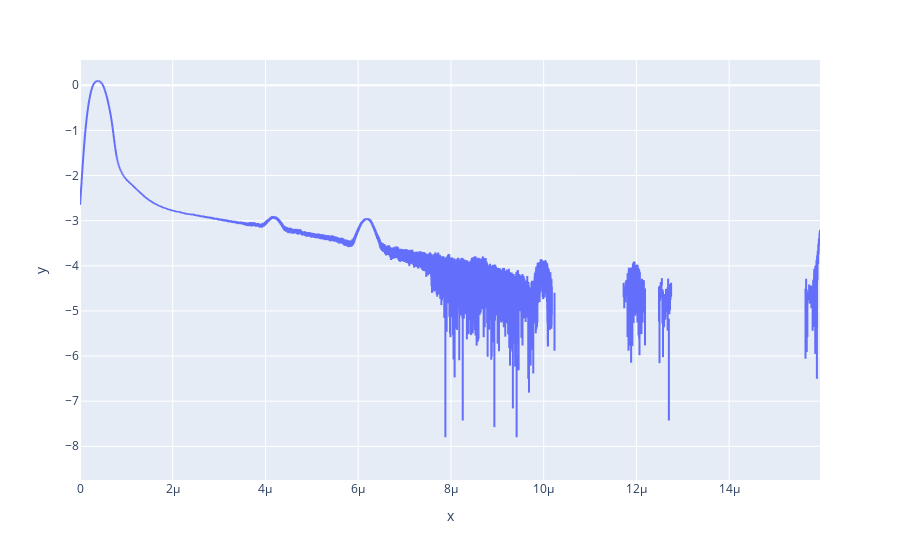

Here is the notebook cell this chart was saved with:
### Code cell
y = df['CH1V'].to_numpy().reshape((-1,20000)).mean(axis = 0)
baseline = y[10000:15000].mean()
y = y - baseline
y = np.convolve(y, np.ones(50)/50, mode='valid')
y = np.log10(y)
x = np.arange(len(y))*8E-10
px.line(x=x , y = y)

### Figure 1 — Plotly figure (JSON) as saved in the notebook; plotly's stock layout.template omitted (floating-point values rounded to 4 significant figures; data arrays with more than 128 entries replaced by an {"elided": "..."} marker saying what was removed)
{"data": [{"hovertemplate": "x=%{x}<br>y=%{y}<extra></extra>", "legendgroup": "", "line": {"color": "#636efa", "dash": "solid"}, "marker": {"symbol": "circle"}, "mode": "lines", "name": "", "showlegend": false, "type": "scattergl", "x": {"elided": "19951 float values"}, "xaxis": "x", "y": {"elided": "19951 float values"}, "yaxis": "y"}], "layout": {"legend": {"tracegroupgap": 0}, "margin": {"t": 60}, "xaxis": {"anchor": "y", "domain": [0, 1], "title": {"text": "x"}}, "yaxis": {"anchor": "x", "domain": [0, 1], "title": {"text": "y"}}}}
